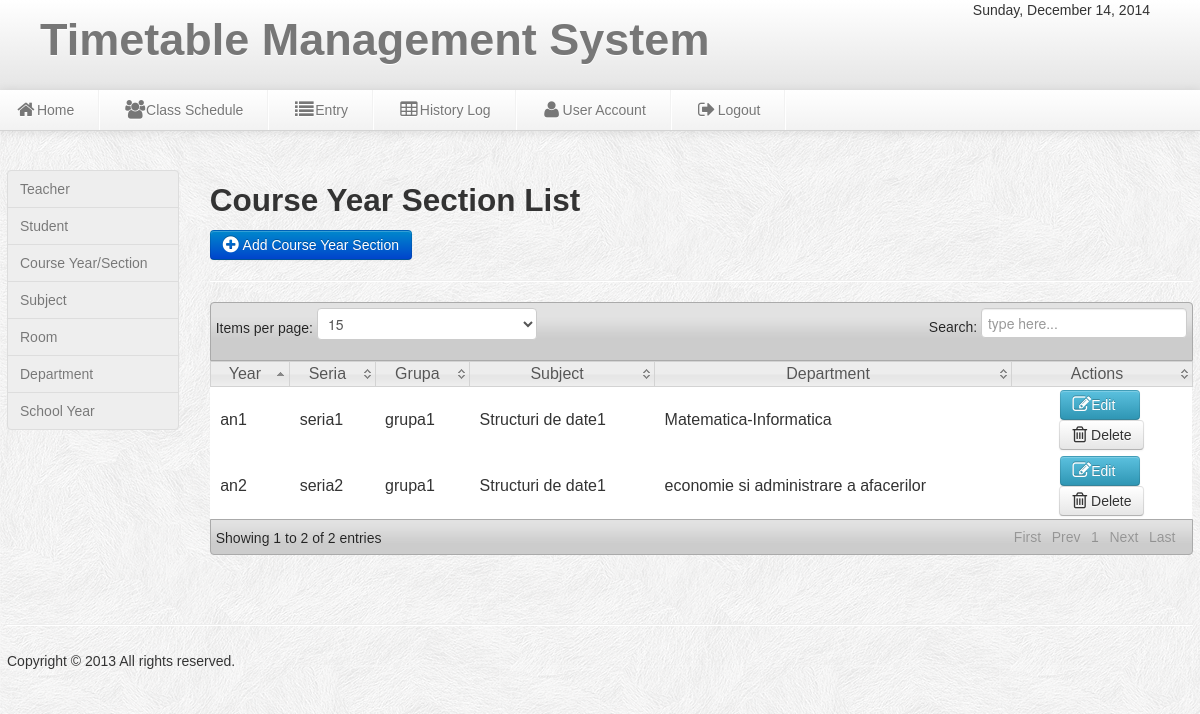
Screenshot of /admin/course.php with the database file from the repository.
### tables this page shows
CREATE TABLE IF NOT EXISTS `course` (
`course_id` int(11) NOT NULL,
  `year` varchar(50) NOT NULL,
  `serie` varchar(50) NOT NULL,
  `grupa` varchar(50) NOT NULL,
  `Department` varchar(100) NOT NULL,
  `subject` varchar(100) NOT NULL
);

### admin/course.php (the view, shortened to what this page needs)
<?php include('header.php'); include('dbcon.php'); ?>
<body>
<?php include('nav-top1.php'); ?>
    <div class="wrapper">
<div class="row-fluid">
<div class="span2">
<?php include('left_nav.php'); ?>
</div>
<div class="span10">
<h2>Course Year Section List</h2>
	<a class="btn btn-primary" href="add_course.php" >  <i class="icon-plus-sign icon-large"></i>&nbsp;Add Course Year Section</a>
	<hr>
	<table class="users-table">
<div class="demo_jui">
		<table cellpadding="0" cellspacing="0" border="0" class="display" id="log" class="jtable">
			<thead>
				<tr>
				<th>Year</th>
                <th>Seria</th>
                <th>Grupa</th>
				<th>Subject</th>
				<th>Department</th>
				<th>Actions</th>
				</tr>
			</thead>
			<tbody>
<?php
$result=mysql_query("select * from course")or die(mysql_error());
while($row=mysql_fetch_array($result)){ $id=$row['course_id']
 ?>
<tr class="del<?php echo $id ?>">
	<td><?php echo $row['year']; ?></td>
    <td><?php echo $row['serie']; ?></td>
    <td><?php echo $row['grupa']; ?></td>
	<td><?php echo $row['subject'];?></td>
	<td><?php  echo $row['Department'];?></td>
	<td align="center" width="160">
	<a class="btn btn-info" href="update_course.php<?php echo '?id='.$id; ?>"><i class="icon-edit icon-large"></i>Edit &nbsp;&nbsp;</a>&nbsp;
	<a class="btn btn-danger1"   data-toggle="modal" href="#<?php echo $id; ?>">  <i class="icon-trash icon-large"></i>&nbsp;Delete</a>
</td>
<?php }?>
	</tr>
			</tbody>
		</table>
</div>
	</div>
<?php include('footer.php');?>
</div>
</body>

### admin/css/style.css (style rules this page uses)
* { margin:0; padding:0; }
body { font-family:"Trebuchet MS", "Myriad Pro", Arial, sans-serif; font-size:14px; background:#f4f4f4 url(../img/subtle_white_feathers.png) repeat top left; color:#333; text-shadow:0px 0px 0px #fff;; }
a { color:#777; }
.wrapper { width:1186px; margin: auto; margin-top:170px; min-height:550px; }

### admin/css/datatable/demo_table_jui.css (style rules this page uses)
table.display thead th { cursor: pointer; padding: 3px 0 3px 10px; }
table.display { border-collapse: collapse; clear: both; margin: 0 auto; width: 100%; }
table.display td { padding: 3px 10px; }
tr.odd { background-color: #fff; }
tr.even { background-color: #fff; }
tr.odd td.sorting_1 { background-color: #fff; }
tr.even td.sorting_1 { background-color: #fff; }

### rows the page displays
course: year "an2", serie "seria2", grupa "grupa1", subject "Structuri de date1", Department "economie si administrare a afacerilor"
course: year "an1", serie "seria1", grupa "grupa1", subject "Structuri de date1", Department "Matematica-Informatica"
